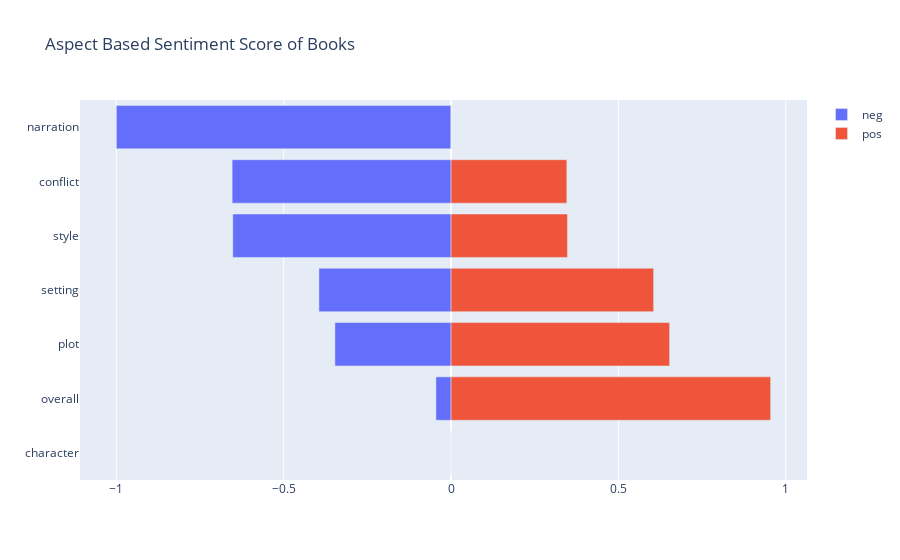

This figure's notebook cell:
### Code cell
# sort by desired column
category_order = [
    'neg',
    'pos'
]
plotly_df = plotly_df.sort_values(by='neg', ascending = False)

fig = go.Figure()

for column in plotly_df.columns:
    fig.add_trace(go.Bar(
        x = plotly_df[column],
        y = plotly_df.index,
        name = column,
        orientation = 'h',
#         marker_color = cl.scales[str(len(category_order))]['div']['RdYlGn'][category_order.index(column)],
    ))

fig.update_layout(
    barmode = 'relative',
    title = 'Aspect Based Sentiment Score of Books'
)
fig.show()

### Figure 1 — Plotly figure (JSON) as saved in the notebook; plotly's stock layout.template omitted (floating-point values rounded to 4 significant figures)
{"data": [{"name": "neg", "orientation": "h", "type": "bar", "x": [0, -0.04516, -0.347, -0.3947, -0.6521, -0.654, -0.9999], "y": ["character", "overall", "plot", "setting", "style", "conflict", "narration"]}, {"name": "pos", "orientation": "h", "type": "bar", "x": [0, 0.9548, 0.653, 0.6053, 0.3479, 0.346, 5.852e-05], "y": ["character", "overall", "plot", "setting", "style", "conflict", "narration"]}], "layout": {"barmode": "relative", "title": {"text": "Aspect Based Sentiment Score of Books"}}}
